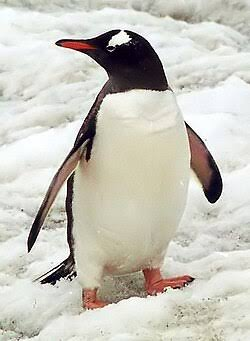
#> input picture p10-act14-0105/imagenes/pinguino.jpg, 250 x 341 px
$ python p10-lineas-bordes-0105.py
#> lines starting #> are read from the running program, lines starting #| are printed output that depends on the picture; after the words box and inside, x2 and y2 are one past the last pixel; in counts of white or black regions, pixels touching at a corner belong together
import cv2
import numpy as np
import os

# Iker Montoya 0105

# Cargar imagen
ruta = os.path.join(os.path.dirname(__file__), "..", "imagenes", "pinguino.jpg")
imagen = cv2.imread(ruta)
#> imagen is the input picture: shape (341, 250, 3); mean B, G, R 189.1, 198.6, 200.9

# Verificar imagen
if imagen is None:
    print("Error: no se pudo cargar la imagen.")
    print("Ruta:", ruta)
    exit()

# Escala de grises
gris = cv2.cvtColor(imagen, cv2.COLOR_BGR2GRAY)
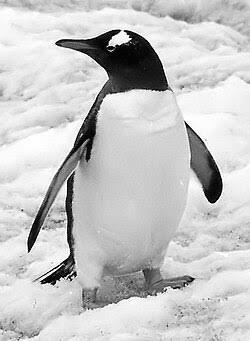
#> gris: shape (341, 250); min 0, max 255, mean 198.2

# Float32
gris_float = np.float32(gris)

# Detectar esquinas
esquinas = cv2.cornerHarris(gris_float, 2, 3, 0.04)
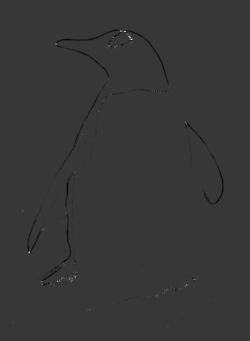
#> esquinas: shape (341, 250) float32; min -121789584, max 436527168, mean -600687.8; drawn with min black and max white

# Dilatar
esquinas = cv2.dilate(esquinas, None)
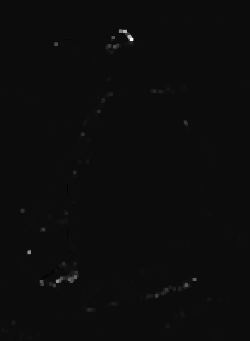
#> esquinas: shape (341, 250) float32; min -23032472, max 436527168, mean 902472.1; drawn with min black and max white

# PRUEBA 1
resultado1 = imagen.copy()
umbral1 = 0.01 * esquinas.max()
#> umbral1 = 4365271.7
resultado1[esquinas > umbral1] = [0, 0, 255]
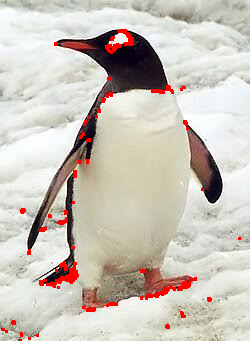
#> resultado1: shape (341, 250, 3); 2.15% of pixels changed, all inside (x1, y1, x2, y2) = (1, 29, 241, 341)

# PRUEBA 2
resultado2 = imagen.copy()
umbral2 = 0.02 * esquinas.max()
#> umbral2 = 8730543.4
resultado2[esquinas > umbral2] = [0, 0, 255]
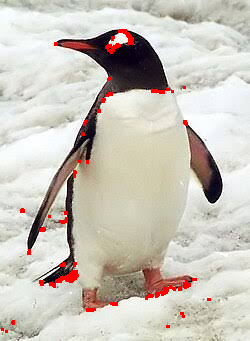
#> resultado2: shape (341, 250, 3); 1.55% of pixels changed, all inside (x1, y1, x2, y2) = (1, 29, 211, 333)

# PRUEBA 3
resultado3 = imagen.copy()
umbral3 = 0.05 * esquinas.max()
#> umbral3 = 21826358.4
resultado3[esquinas > umbral3] = [0, 0, 255]
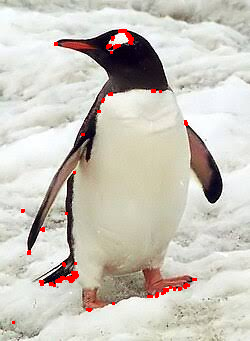
#> resultado3: shape (341, 250, 3); 0.94% of pixels changed, all inside (x1, y1, x2, y2) = (12, 29, 197, 324)

# Mostrar resultados
cv2.imshow("Prueba 0.01", resultado1)
cv2.imshow("Prueba 0.02", resultado2)
cv2.imshow("Prueba 0.05", resultado3)

# Guardar resultados
cv2.imwrite("../resultados/pinguino_001.jpg", resultado1)
cv2.imwrite("../resultados/pinguino_002.jpg", resultado2)
cv2.imwrite("../resultados/pinguino_005.jpg", resultado3)

# Mostrar cantidades
print("Iker Montoya 0105")
print("Prueba 0.01:", np.sum(esquinas > umbral1), "esquinas")
#| Prueba 0.01: 1834 esquinas
print("Prueba 0.02:", np.sum(esquinas > umbral2), "esquinas")
#| Prueba 0.02: 1318 esquinas
print("Prueba 0.05:", np.sum(esquinas > umbral3), "esquinas")
#| Prueba 0.05: 805 esquinas

# Esperar
cv2.waitKey(0)

# Cerrar
cv2.destroyAllWindows()
